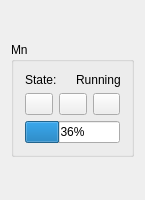
<?xml version="1.0" encoding="UTF-8"?>
<ui version="4.0">
 <class>SimulationControlsWidget</class>
 <widget class="QWidget" name="SimulationControlsWidget">
  <property name="geometry">
   <rect>
    <x>0</x>
    <y>0</y>
    <width>145</width>
    <height>200</height>
   </rect>
  </property>
  <property name="sizePolicy">
   <sizepolicy hsizetype="Preferred" vsizetype="Preferred">
    <horstretch>0</horstretch>
    <verstretch>0</verstretch>
   </sizepolicy>
  </property>
  <property name="minimumSize">
   <size>
    <width>100</width>
    <height>200</height>
   </size>
  </property>
  <property name="windowTitle">
   <string>SimulationControls</string>
  </property>
  <property name="styleSheet">
   <string notr="true"/>
  </property>
  <layout class="QGridLayout" name="gridLayout">
   <item row="0" column="0">
    <widget class="QGroupBox" name="groupBox_2">
     <property name="sizePolicy">
      <sizepolicy hsizetype="Fixed" vsizetype="Fixed">
       <horstretch>0</horstretch>
       <verstretch>0</verstretch>
      </sizepolicy>
     </property>
     <property name="title">
      <string>Mn</string>
     </property>
     <property name="alignment">
      <set>Qt::AlignLeading|Qt::AlignLeft|Qt::AlignTop</set>
     </property>
     <layout class="QVBoxLayout" name="verticalLayout_3">
      <item>
       <layout class="QHBoxLayout" name="horizontalLayout_3">
        <item>
         <widget class="QLabel" name="label_8">
          <property name="text">
           <string>State:</string>
          </property>
         </widget>
        </item>
        <item>
         <widget class="QLabel" name="label_10">
          <property name="maximumSize">
           <size>
            <width>16</width>
            <height>16</height>
           </size>
          </property>
          <property name="toolTip">
           <string/>
          </property>
          <property name="text">
           <string/>
          </property>
          <property name="pixmap">
           <pixmap>../ui_icons/reinhardt/1rightarrow.svg</pixmap>
          </property>
          <property name="scaledContents">
           <bool>true</bool>
          </property>
         </widget>
        </item>
        <item>
         <widget class="QLabel" name="label_9">
          <property name="text">
           <string>Running</string>
          </property>
         </widget>
        </item>
       </layout>
      </item>
      <item>
       <layout class="QHBoxLayout" name="horizontalLayout_4">
        <item>
         <widget class="QPushButton" name="pushButton_4">
          <property name="sizePolicy">
           <sizepolicy hsizetype="Fixed" vsizetype="Fixed">
            <horstretch>0</horstretch>
            <verstretch>0</verstretch>
           </sizepolicy>
          </property>
          <property name="toolTip">
           <string>Start simulation</string>
          </property>
          <property name="text">
           <string/>
          </property>
          <property name="icon">
           <iconset>
            <normaloff>../ui_icons/reinhardt/player_play.svg</normaloff>../ui_icons/reinhardt/player_play.svg</iconset>
          </property>
         </widget>
        </item>
        <item>
         <widget class="QPushButton" name="pushButton_5">
          <property name="sizePolicy">
           <sizepolicy hsizetype="Fixed" vsizetype="Fixed">
            <horstretch>0</horstretch>
            <verstretch>0</verstretch>
           </sizepolicy>
          </property>
          <property name="toolTip">
           <string>Pause simulation</string>
          </property>
          <property name="text">
           <string/>
          </property>
          <property name="icon">
           <iconset>
            <normaloff>../ui_icons/reinhardt/player_pause.svg</normaloff>../ui_icons/reinhardt/player_pause.svg</iconset>
          </property>
         </widget>
        </item>
        <item>
         <widget class="QPushButton" name="pushButton_6">
          <property name="sizePolicy">
           <sizepolicy hsizetype="Fixed" vsizetype="Fixed">
            <horstretch>0</horstretch>
            <verstretch>0</verstretch>
           </sizepolicy>
          </property>
          <property name="toolTip">
           <string>Stop simulation</string>
          </property>
          <property name="text">
           <string/>
          </property>
          <property name="icon">
           <iconset>
            <normaloff>../ui_icons/reinhardt/player_stop.svg</normaloff>../ui_icons/reinhardt/player_stop.svg</iconset>
          </property>
         </widget>
        </item>
       </layout>
      </item>
      <item>
       <widget class="QProgressBar" name="progressBar">
        <property name="value">
         <number>36</number>
        </property>
        <property name="textVisible">
         <bool>true</bool>
        </property>
        <property name="invertedAppearance">
         <bool>false</bool>
        </property>
       </widget>
      </item>
     </layout>
    </widget>
   </item>
  </layout>
 </widget>
 <layoutdefault spacing="6" margin="11"/>
 <resources/>
 <connections/>
</ui>
